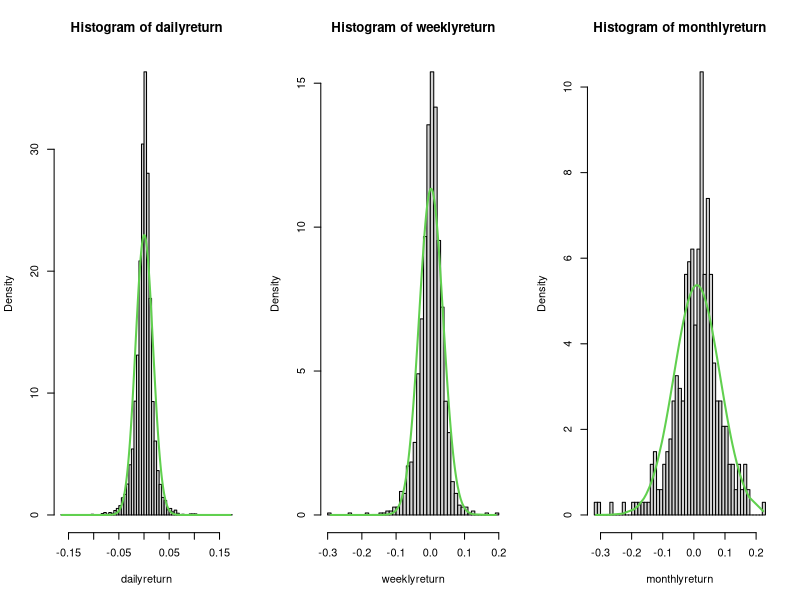

The R source for this figure:
setwd("C:/Courses/ORF504Financial Econometrics/HW1")
Temp=read.csv("Nasdaqdaily.csv",header=TRUE)
Sdate<-as.Date(Temp$Date)
par(mfrow=c(1,3))
closingprice<-Temp[,7]
No<-length(closingprice)
dailyreturn=rep(0,No)
for(i in 2:No)
{
  dailyreturn[i]<-(log(closingprice[i-1])-log(closingprice[i]))
}
hist(dailyreturn,ylab="Density",breaks=50,prob=TRUE)
lines(sort(dailyreturn),dnorm(sort(dailyreturn),mean=mean(dailyreturn),sd=sd(dailyreturn)),lwd=2,col=3)


Tempw=read.csv("Nasdaqweekly.csv",header=TRUE)
Sdatew<-as.Date(Tempw$Date)
closingpricew<-Tempw[,7]
Now<-length(closingpricew)
weeklyreturn=rep(0,Now)
for(i in 2:Now)
{
  weeklyreturn[i]<-(log(closingpricew[i-1])-log(closingpricew[i]))
}
hist(weeklyreturn,ylab="Density",breaks=50,prob=TRUE)
lines(sort(weeklyreturn),dnorm(sort(weeklyreturn),mean=mean(weeklyreturn),sd=sd(weeklyreturn)),lwd=2,col=3)

Tempm=read.csv("Nasdaqmonthly.csv",header=TRUE)
Sdatem<-as.Date(Tempm$Date)
closingpricem<-Tempm[,7]
Nom<-length(closingpricem)
monthlyreturn=rep(0,Nom)
for(i in 2:Nom)
{
  monthlyreturn[i]<-(log(closingpricem[i-1])-log(closingpricem[i]))
}
hist(monthlyreturn,ylab="Density",breaks=50,prob=TRUE)
lines(sort(monthlyreturn),dnorm(sort(monthlyreturn),mean=mean(monthlyreturn),sd=sd(monthlyreturn)),lwd=2,col=3)